Frame 1 (no input): blank canvas, image omitted
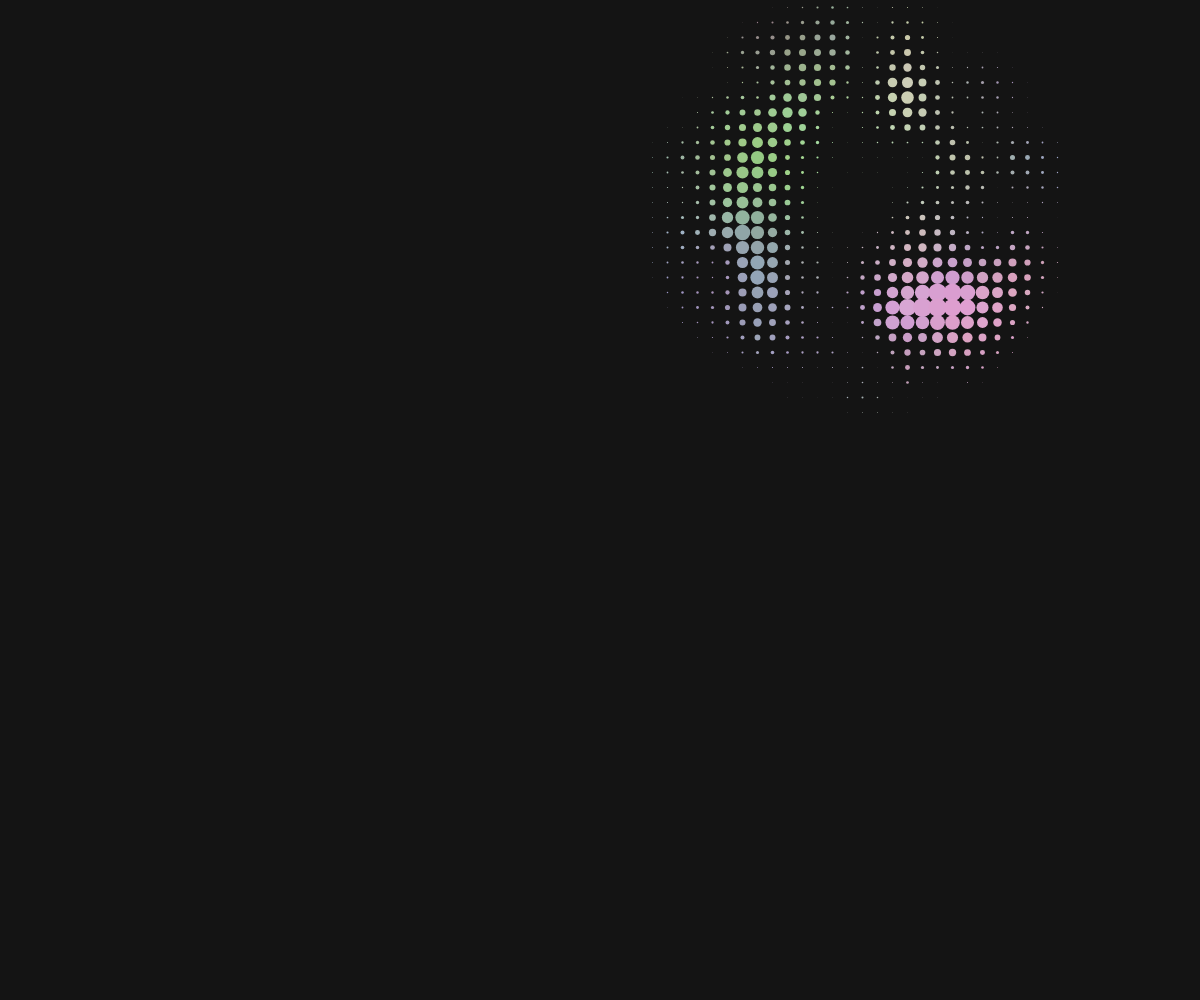
Frame 60 (no input)
Frame 120 (the mouse pressed at the canvas centre since frame 60): blank canvas, image omitted

The p5.js sketch that drew this single still picture (run headless with seeded random() and noise() and a simulated clock; from frame 60 on, the mouse is pressed at the canvas centre):

// p5.js sketch
// ── sketch.js
let cols, rows;
let spacing = 15; // distance between squares
let t = 0; // time variable
let lastHitX, lastHitY;

let pulseRadius = 0;
let pulses = [];

function setup() {
  createCanvas(windowWidth, windowHeight);
  noStroke();
  rectMode(CENTER);
  cols = width / spacing;
  rows = height / spacing;
  lastHitX = random(width);
  lastHitY = random(height);
  
  pulses.push(createPulse(width / 2, height / 2));
}

function createPulse(x, y) {
  let maxDistance = distToFurthestCorner(x, y);
  return { x, y, radius: 0, maxDistance };
}

function distToFurthestCorner(x, y) {
  let corners = [
    createVector(0, 0),
    createVector(width, 0),
    createVector(width, height),
    createVector(0, height),
  ];
  return max(corners.map(c => dist(x, y, c.x, c.y)));
}

function draw1() {
  // centered elliptical pulsations
  background(20);

  t += map(noise(0.01), -1, 1, 0.01, 0.05);

  for (let i = 0; i < cols; i++) {
    for (let j = 0; j < rows; j++) {
      let x = i * spacing + spacing / 2;
      let y = j * spacing + spacing / 2;

      let dx = x - width / 2;
      let dy = y - height / 2; // these set it to circular dimensions

      // normalizing for elliptical range
      dx /= width / 2;
      dy /= height / 2;
      let distFromCenter = sqrt(dx * dx + dy * dy);

      let ellipseScale = width / height;

      let falloff = 1 - (distFromCenter * ellipseScale) / 2; // 1 in center to 0 at edge (distFromCenter / maxDistance)
      falloff = constrain(falloff, 0.4, 0.7); // clamp so it never goes negative

      let modifiedDist = random(distFromCenter);

      let angle = distFromCenter * 5 - t;
      let wave = noise(angle);

      let r = map(noise(i * 0.1, j * 0.1, t), 0, 1, 100, 255);
      let g = map(noise(i * 0.1 + 100, j * 0.1, t), 0, 1, 100, 255);
      let b = map(noise(i * 0.1, j * 0.1 + 100, t), 0, 1, 100, 255);

      let pixelSize = map(wave, 0.5, 0.7, 0, spacing) * pow(falloff, 2);

      fill(r, g, b);
      ellipse(x, y, pixelSize, pixelSize);
    }
  }
}

function draw2() {
  background(20);

  t += map(noise(0.01), -1, 1, 0.01, 0.05);

  for (let i = 0; i < cols; i++) {
    for (let j = 0; j < rows; j++) {
      let x = i * spacing + spacing / 2;
      let y = j * spacing + spacing / 2;

      let dx = x - width / 2;
      let dy = y - height / 2; // these set it to circular dimensions

      // normalizing for elliptical range
      // dx /= width / 2;
      // dy /= height / 2;
      let distFromCenter = sqrt(dx * dx + dy * dy);

      // let ellipseScale = width/height;

      let maxDistance = width / 2;

      let falloff = 1 - distFromCenter / maxDistance; // * ellipseScale / 2;  // 1 in center to 0 at edge (distFromCenter / maxDistance)
      falloff = constrain(falloff, 0.4, 0.7); // clamp so it never goes negative

      let modifiedDist = random(distFromCenter);

      let angle = distFromCenter * 5 - t;
      let wave = noise(angle);

      let r = map(noise(i * 0.1, j * 0.1, t), 0, 1, 100, 255);
      let g = map(noise(i * 0.1 + 100, j * 0.1, t), 0, 1, 100, 255);
      let b = map(noise(i * 0.1, j * 0.1 + 100, t), 0, 1, 100, 255);

      let pixelSize = map(wave, 0.5, 0.7, 0, spacing) * pow(falloff, 2);

      fill(r, g, b);
      ellipse(x, y, pixelSize, pixelSize);
    }
  }
}

function draw() {
  background(20);

  // Advance the pulse
  t += 0.02;
  pulseRadius += 2;

  // Calculate max distance to the edge from current pulse center
  let corners = [
    createVector(0, 0),
    createVector(width, 0),
    createVector(width, height),
    createVector(0, height),
  ];

  let maxDistance = 0;
  for (let corner of corners) {
    let d = dist(lastHitX, lastHitY, corner.x, corner.y);
    if (d > maxDistance) maxDistance = d;
  }

  // If pulse reaches the edge, start a new pulse
  if (pulseRadius >= maxDistance) {
    // Calculate angle of expansion to determine edge point
    let angle = random(TWO_PI);
    let newX = lastHitX + cos(angle) * maxDistance;
    let newY = lastHitY + sin(angle) * maxDistance;

    // Clamp new hit to stay within canvas
    lastHitX = constrain(newX, 0, width);
    lastHitY = constrain(newY, 0, height);

    pulseRadius = 0;
    t = 0; // reset time for wave noise
  }

  for (let i = 0; i < cols; i++) {
    for (let j = 0; j < rows; j++) {
      let x = i * spacing + spacing / 2;
      let y = j * spacing + spacing / 2;

      let dx = x - lastHitX;
      let dy = y - lastHitY;
      let distFromCenter = sqrt(dx * dx + dy * dy);

      // Create a ring effect around the pulse radius
      let diff = abs(distFromCenter - pulseRadius);
      let falloff = map(diff, 0, 100, 1, 0); // stronger at the edge of pulse
      falloff = constrain(falloff, 0, 1);

      // Animate wave within pulse edge
      let wave = noise(i * 0.1, j * 0.1, t);
      let pixelSize = map(wave, 0.5, 0.7, 0, spacing) * falloff;

      // Color
      let r = map(noise(i * 0.1, j * 0.1, t), 0, 1, 100, 255);
      let g = map(noise(i * 0.1 + 100, j * 0.1, t), 0, 1, 100, 255);
      let b = map(noise(i * 0.1, j * 0.1 + 100, t), 0, 1, 100, 255);

      fill(r, g, b);
      ellipse(x, y, pixelSize, pixelSize);
    }
  }
}
